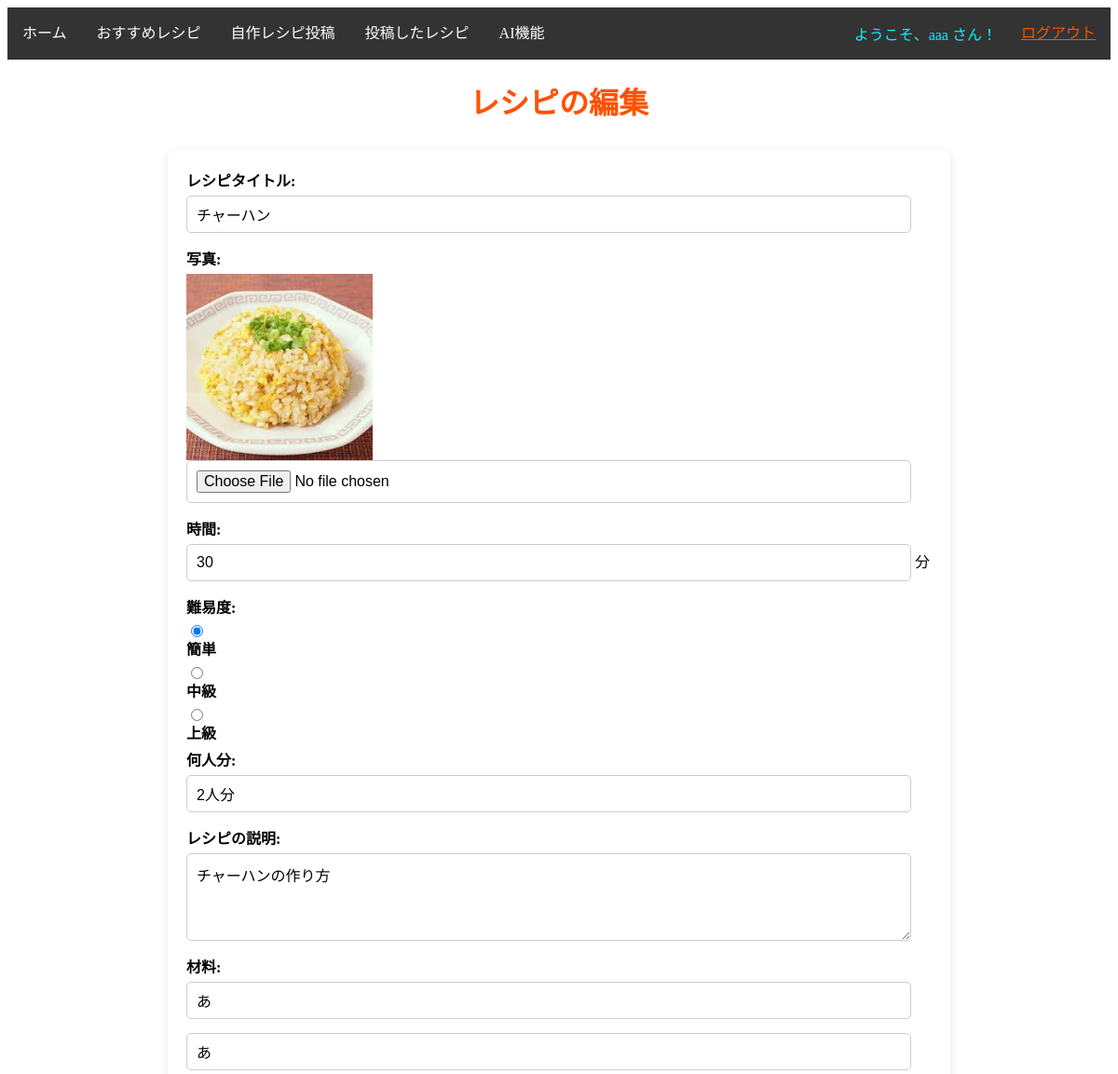
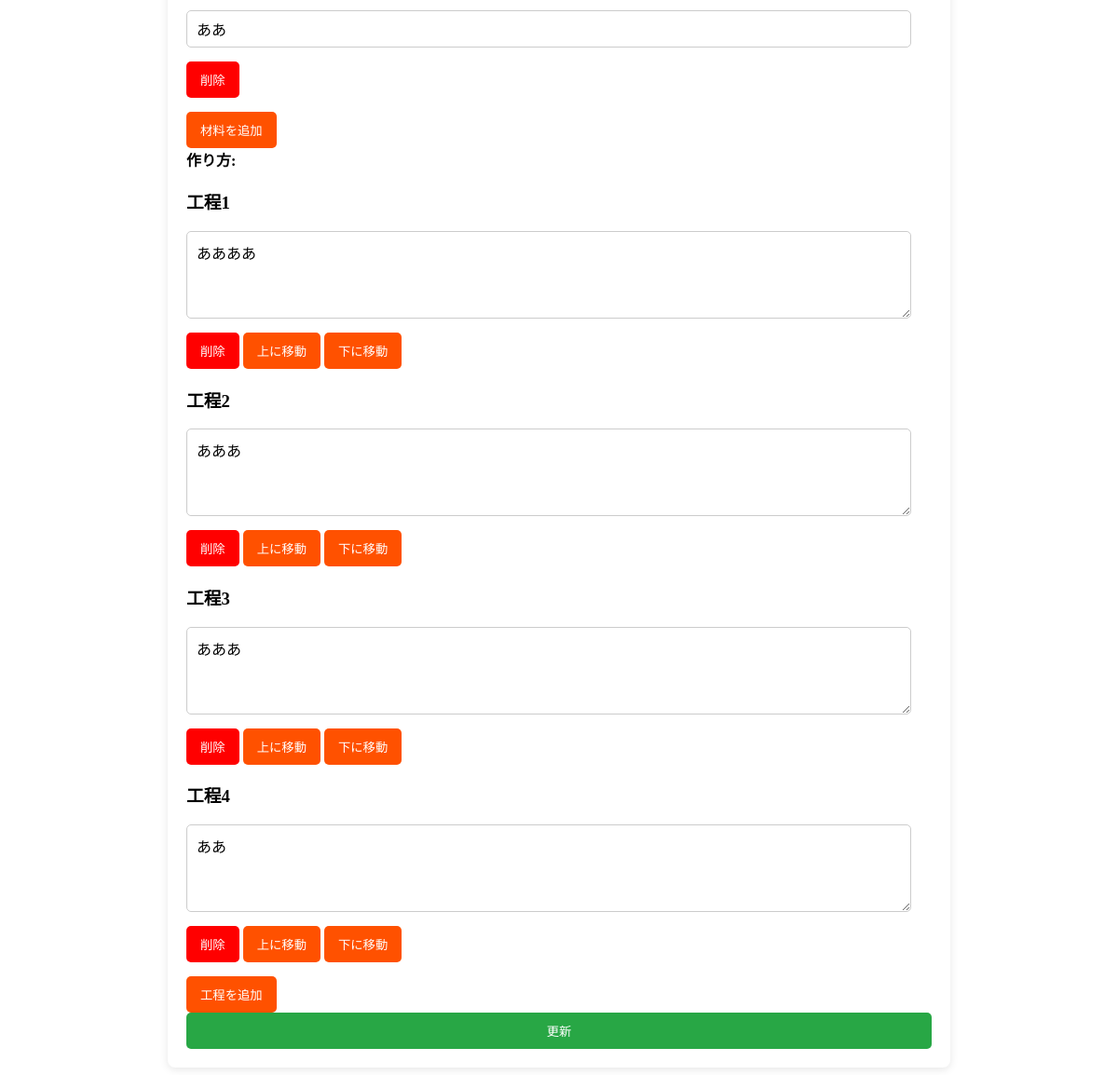
The app's page /recipe_update.php?recipe_id=77 (signed in) with its own data (2 pictures, top to bottom).
### tables this page shows
CREATE TABLE `recipes` (
  `id` int(11) NOT NULL,
  `username` varchar(50) NOT NULL,
  `recipe_title` varchar(200) NOT NULL,
  `recipe_time` float NOT NULL,
  `recipe_difficulty` varchar(10) NOT NULL,
  `recipe_ServingSize` varchar(50) NOT NULL,
  `recipe_picture` varchar(200) NOT NULL,
  `recipe_introduction` text NOT NULL,
  `created_at` timestamp NOT NULL DEFAULT current_timestamp(),
  `updated_at` timestamp NOT NULL DEFAULT current_timestamp() ON UPDATE current_timestamp()
);

CREATE TABLE `ingredients` (
  `id` int(11) NOT NULL,
  `recipe_id` int(11) NOT NULL,
  `ingredient_name` varchar(200) NOT NULL,
  `quantity` varchar(200) NOT NULL,
  `unit` varchar(50) NOT NULL
);

CREATE TABLE `recipe_procedure` (
  `id` int(11) NOT NULL,
  `recipe_id` int(11) NOT NULL,
  `step_numbers` int(11) NOT NULL,
  `recipe_description` text NOT NULL
);

### recipe_update.php (the view, shortened to what this page needs)
<?php
require('dbconnect.php');
include('navbar.php');
if (isset($_SESSION['username'])) {
    $username = $_SESSION['username'];
    if (isset($_GET['recipe_id'])) {
        $recipeId = $_GET['recipe_id'];
        $sql = "SELECT * FROM recipes WHERE id = :recipe_id AND username = :username";
        $stmt = $db->prepare($sql);
        $stmt->bindParam(':recipe_id', $recipeId);
        $stmt->bindParam(':username', $username);
        $stmt->execute();
        $recipe = $stmt->fetch();
        if ($recipe) {
            $recipeTitle = $recipe['recipe_title'];
            $recipePicture = $recipe['recipe_picture'];
            $recipeTime = $recipe['recipe_time'];
            $recipeServingSize = $recipe['recipe_ServingSize'];
            $recipeIntroduction = $recipe['recipe_introduction'];
            $sqlIngredients = "SELECT * FROM ingredients WHERE recipe_id = :recipe_id";
            $stmtIngredients = $db->prepare($sqlIngredients);
            $stmtIngredients->bindParam(':recipe_id', $recipeId);
            $stmtIngredients->execute();
            $ingredients = $stmtIngredients->fetchAll();
            $sqlInstructions = "SELECT * FROM recipe_procedure WHERE recipe_id = :recipe_id ORDER BY step_numbers";
            $stmtInstructions = $db->prepare($sqlInstructions);
            $stmtInstructions->bindParam(':recipe_id', $recipeId);
            $stmtInstructions->execute();
            $instructions = $stmtInstructions->fetchAll();
?>
<!DOCTYPE html>
<html lang="ja">
<head>
    <link rel="stylesheet" href="style.css"/>
</head>
<body>
    <h1>レシピの編集</h1>
    <form action="recipe_update_do.php" method="post" enctype="multipart/form-data">
        <label for="recipeTitle">レシピタイトル:</label>
        <input type="text" id="recipeTitle" name="recipeTitle" value="<?php echo htmlspecialchars($recipeTitle, ENT_QUOTES, 'UTF-8'); ?>" required>
        <label for="recipepicture">写真:</label>
        <?php if ($recipePicture): ?>
            <img src="<?php echo htmlspecialchars($recipePicture, ENT_QUOTES, 'UTF-8'); ?>" alt="レシピ写真" style="max-width: 200px;"><br>
        <?php endif; ?>
        <input type="file" id="recipepicture" name="recipepicture">
        <label>時間:</label>
        <input type="text" id="recipeTime" name="recipeTime" pattern="[0-9]*" value="<?php echo htmlspecialchars($recipeTime, ENT_QUOTES, 'UTF-8'); ?>" required> 分
        <label>難易度:</label>
        <input type="radio" id="recipeDifficulty_easy" name="recipeDifficulty" value="簡単" <?php echo ($recipe['recipe_difficulty'] == '簡単') ? 'checked' : ''; ?> required>
        <label for="recipeDifficulty_easy">簡単</label>
        <input type="radio" id="recipeDifficulty_medium" name="recipeDifficulty" value="中級" <?php echo ($recipe['recipe_difficulty'] == '中級') ? 'checked' : ''; ?>>
        <label for="recipeDifficulty_medium">中級</label>
        <input type="radio" id="recipeDifficulty_hard" name="recipeDifficulty" value="上級" <?php echo ($recipe['recipe_difficulty'] == '上級') ? 'checked' : ''; ?>>
        <label for="recipeDifficulty_hard">上級</label>
        <label for="recipeServingSize">何人分:</label>
        <input type="text" id="recipeServingSize" name="recipeServingSize" value="<?php echo htmlspecialchars($recipeServingSize, ENT_QUOTES, 'UTF-8'); ?>" required>
        <label for="recipeintroduction">レシピの説明:</label>
        <textarea rows="4" name="recipeintroduction" id="recipeintroduction" required><?php echo htmlspecialchars($recipeIntroduction, ENT_QUOTES, 'UTF-8'); ?></textarea>
        <label for="recipeIngredients">材料:</label>
        <div id="ingredientInputs" class="ingredient-inputs">
            <?php foreach ($ingredients as $ingredient) { ?>
                <div>
                    <input type="text" name="ingredient_names[]" value="<?php echo htmlspecialchars($ingredient['ingredient_name'], ENT_QUOTES, 'UTF-8'); ?>" placeholder="材料" required>
                    <input type="text" name="ingredient_quantities[]" value="<?php echo htmlspecialchars($ingredient['quantity'], ENT_QUOTES, 'UTF-8'); ?>" placeholder="量" required>
                    <input type="text" name="ingredient_units[]" value="<?php echo htmlspecialchars($ingredient['unit'], ENT_QUOTES, 'UTF-8'); ?>" placeholder="単位">
                    <button type="button" class="removeIngredient">削除</button>
                </div>
            <?php } ?>
        </div>
        <button type="button" id="addIngredient">材料を追加</button>
        <label for="recipeInstructions">作り方:</label>
        <div id="instructionInputs" class="instruction-inputs">
            <?php foreach ($instructions as $instruction) { ?>
                <div class="instruction">
                    <h3>工程<?php echo htmlspecialchars($instruction['step_numbers'], ENT_QUOTES, 'UTF-8'); ?></h3>
                    <textarea rows="4" cols="50" name="recipe_description[]" placeholder="説明を入力してください" required><?php echo htmlspecialchars($instruction['recipe_description'], ENT_QUOTES, 'UTF-8'); ?></textarea>
                    <button type="button" class="removeInstruction">削除</button>
                    <button type="button" class="moveUp">上に移動</button>
                    <button type="button" class="moveDown">下に移動</button>
                </div>
            <?php } ?>
        </div>
        <button type="button" id="addInstruction">工程を追加</button>
        <div class="button-container">
            <input type="submit" value="更新">
        </div>
    </form>
</body>
</html>
<?php
        } else {
            echo "レシピが見つかりません。";
        }
    } else {
        echo "レシピIDが指定されていません。";
    }
} else {
    echo "ログインしてください。";
}
?>

### recipe_update.php (style rules this page uses)
h1 { text-align: center; margin-bottom: 30px; color: #ff5100; }
form { max-width: 800px; margin: 0 auto; padding: 20px; background-color: #ffffff; border-radius: 8px; box-shadow: 0 2px 10px rgba(0, 0, 0, 0.1); }
label { display: block; margin-bottom: 5px; font-weight: bold; }
input[type="text"], input[type="file"], textarea { width: calc(100% - 22px); padding: 10px; margin-bottom: 15px; border: 1px solid #ccc; border-radius: 5px; font-size: 16px; transition: border-color 0.3s; }
input[type="radio"] { margin-right: 10px; }
.ingredient-inputs, .instruction-inputs { margin-bottom: 15px; }
button { background-color: #ff5100; color: #fff; border: none; padding: 10px 15px; border-radius: 5px; cursor: pointer; transition: background-color 0.3s; }
.removeIngredient, .removeInstruction { background-color: #ff0000; }
.button-container { display: flex; flex-direction: column; gap: 10px; }
input[type="submit"] { background-color: #28a745; color: white; border: none; padding: 10px; cursor: pointer; border-radius: 5px; }

### records on screen
recipes: recipeTitle "チャーハン", recipe_picture (picture), recipeTime "30", recipe_difficulty "☑ 簡単", recipe_difficulty "☐ 中級", recipe_difficulty "☐ 上級", recipeServingSize "2人分", recipeintroduction "チャーハンの作り方"
ingredients: ingredient_name "あ", quantity "あ", unit "ああ"
recipe_procedure: step_numbers "1", recipe_description "ああああ"
recipe_procedure: step_numbers "2", recipe_description "あああ"
recipe_procedure: step_numbers "3", recipe_description "あああ"
recipe_procedure: step_numbers "4", recipe_description "ああ"

### other values on screen
$loggedInUser "aaa"
